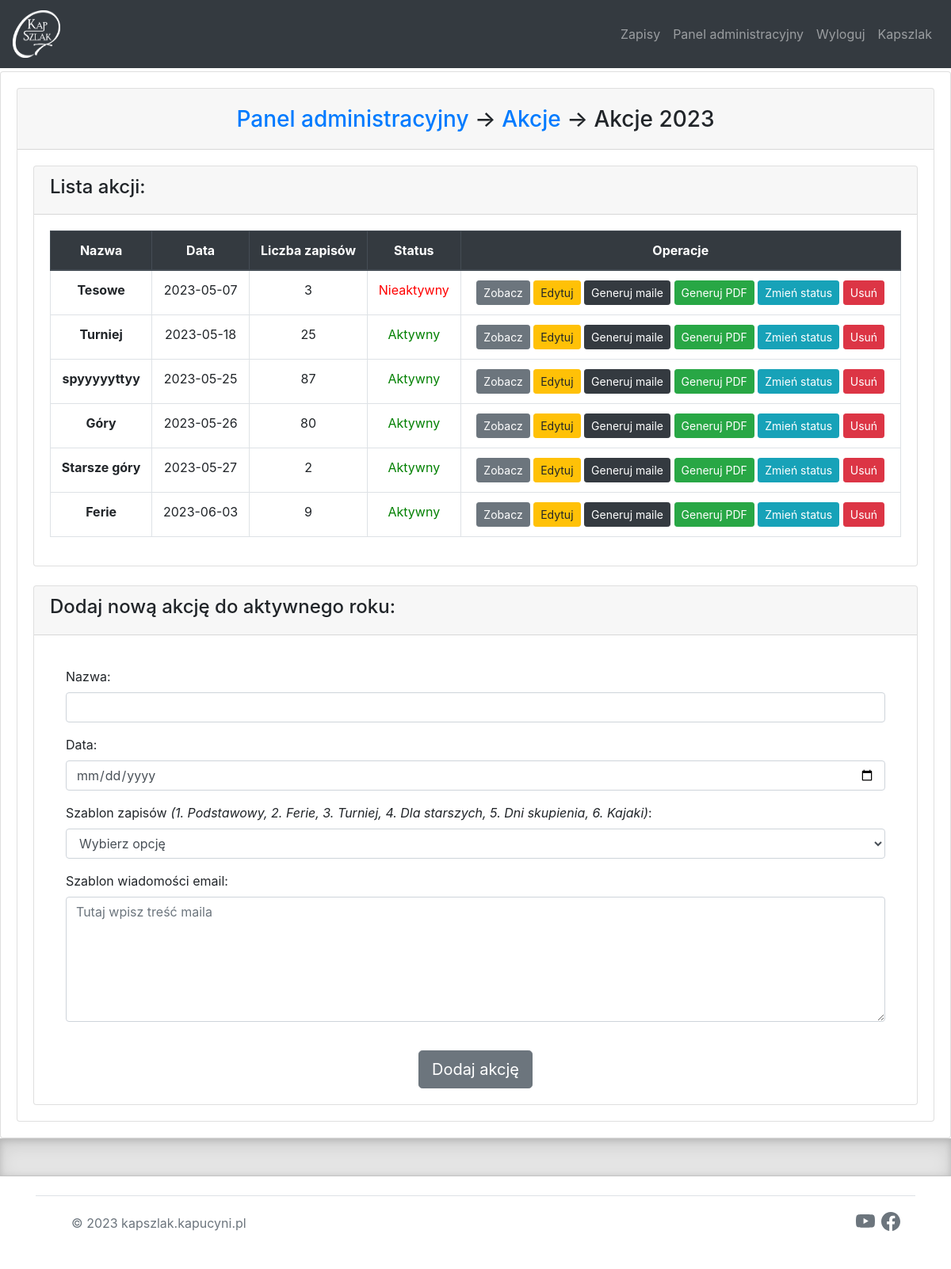
Page /dashboard/edityear (signed in) on the earlier database version.
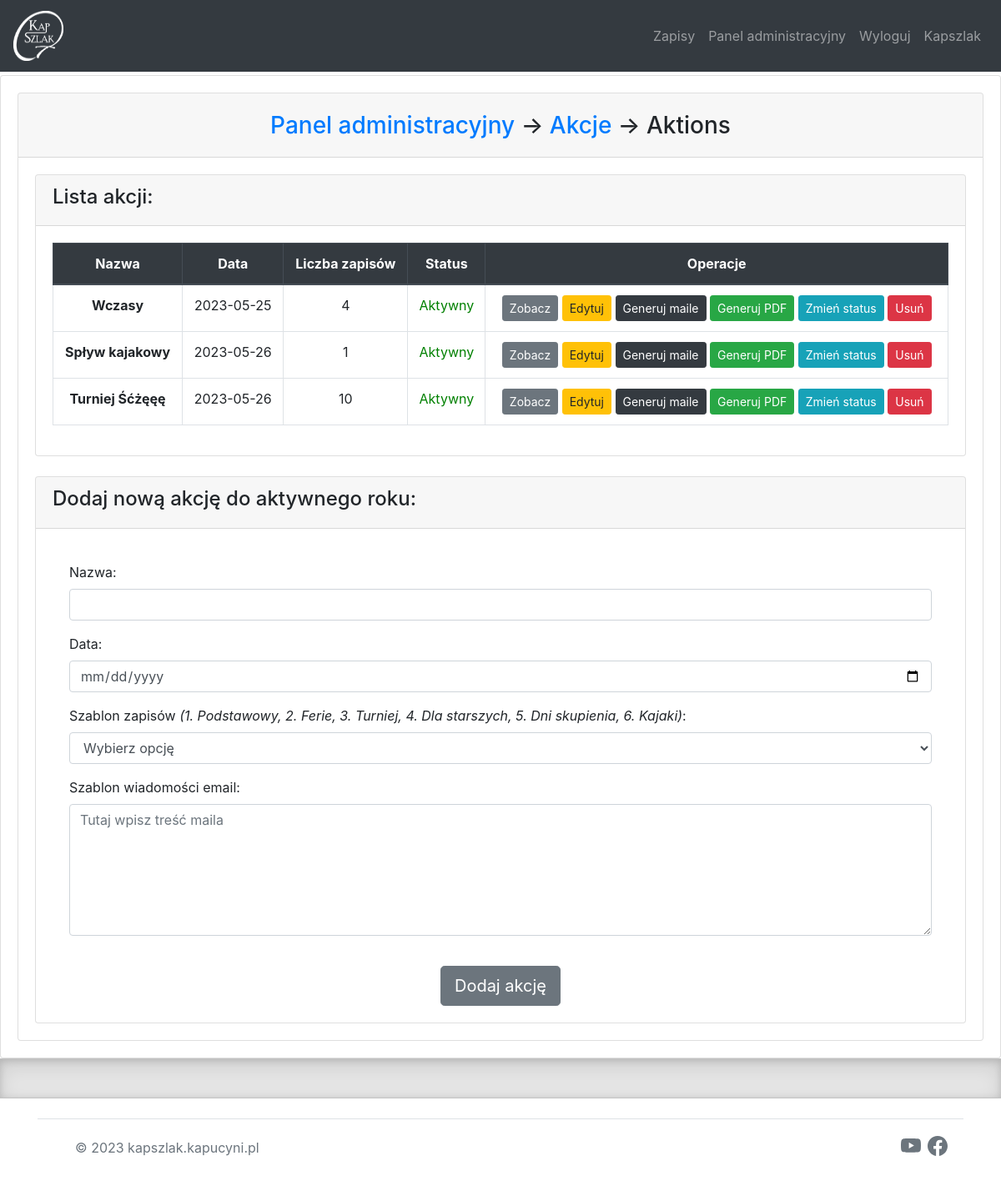
Same page on the later database version.
### website/models.py (models this page shows)
class Year(db.Model):
    id = db.Column(db.Integer, primary_key=True)
    name = db.Column(db.String(300))
    event_num = db.Column(db.Integer)
    is_active = db.Column(db.Boolean, default=True, nullable=False)
    first_add = db.Column(db.Boolean, default=False, nullable=False)
    events = db.relationship('Events', backref='year')

class Events(db.Model):
    id = db.Column(db.Integer, primary_key=True)
    year_id = db.Column(db.Integer, db.ForeignKey('year.id'))
    signup = db.relationship('Signup', backref='events')
    name = db.Column(db.String(300))
    date  = db.Column(db.Date)
    temp_id = db.Column(db.Integer)
    is_active = db.Column(db.Boolean, default=True, nullable=False)
    mail_temp = db.Column(db.String(1000))

### website/views.py (the view)
@views.route('/dashboard/edityear', methods=['GET', 'POST'])
@login_required
def edit_year():
    years = Year.query.all()
    if years:
        for item in years:
            if item.is_active:
                year = item
        if year.is_active:
            lst_events = year.events
            lst_events = sorted(lst_events, key=lambda event: event.date)
            if request.method == 'POST':
                tup = db_new_event(year)
                if tup[0]:
                    return redirect(url_for('views.edit_year'))
                else:
                    return render_template('edityear.html', years=Year.query.all(), year=year, user=current_user, lst_events=lst_events, backup=tup[1])
            return render_template('edityear.html', years=Year.query.all(), year=year, user=current_user, lst_events=lst_events)
        else:
            flash('Brak aktywnej listy akcji', category='error')
            return redirect(url_for('views.add_year'))
    else:
        flash('Najpierw dodaj rok', category='error')
        return redirect(url_for('views.add_year'))

### website/templates/edityear.html (shortened to what the changed rows need)
{% extends "base.html" %}
{% block content %}
	{% if year %}
<div class="card">
	<div class="card-body">
		<div class="card">
			<div class="card-header">
				<h3 align="center"><a href ='/dashboard'>Panel administracyjny</a> -> <a href='/dashboard/events'>Akcje</a> -> {{ year.name }}</h3>
			</div>
		  	<div class="card-body">
				  <div class="card">
				  	<div class="card-header">
				  		<h4>Lista akcji:</h4>
				  	</div>
				    <div class="card-body">
				      <table class="table table-bordered">
                          <thead class="thead-dark" align="center">
                            <tr>
                              <th scope="col">Nazwa</th>
                              <th scope="col">Data</th>
                              <th scope="col">Liczba zapisów</th>
                              <th scope="col">Status</th>
                              <th scope="col">Operacje</th>
                            </tr>
                          </thead>
                          <tbody align="center">
                          {% for event in lst_events%}
                            <tr>
                              <th scope="row">{{ event.name }}</th>
                              <td>{{ event.date }}</td>
                              <td>{{ event.signup|length }}</td>
                              <td>{% if event.is_active %}<font color="green">Aktywny</font>{% else %}<font color="red">Nieaktywny{% endif %}</font></td>
                              <td><a href="/dashboard/eventview?event_id={{ event.id }}"><button type="button" class="btn btn-secondary btn-sm">Zobacz</button></a>
							  <a href="/dashboard/editevent?event_id={{ event.id }}"><button type="button" class="btn btn-warning btn-sm">Edytuj</button></a>
							  <a href="/dashboard/mail?event_id={{ event.id }}"><button type="button" class="btn btn-dark btn-sm">Generuj maile</button></a>
							  <a href="/pdf?event_id={{ event.id }}"><button type="button" class="btn btn-success btn-sm">Generuj PDF</button></a>
							  <a href="/event-status/{{ event.id }}"><button type="button" class="btn btn-info btn-sm">Zmień status</button></a>
							  <a href="/delete?event_id={{ event.id }}"><button type="button" class="btn btn-danger btn-sm">Usuń</button></a>
							  </td>
                            </tr>
                            {% endfor %}
                          </tbody>
                        </table>
					</div>
				</div>
				<br>
				  <div class="card">
				  	<div class="card-header">
				  		<h4>Dodaj nową akcję do aktywnego roku:</h4>
				  	</div>
				    <div class="card-body">
				      <form method="POST">
		  		<div class="card-body">
				<div class="form-group">
					<label for="name">Nazwa:</label>
					 	<input
					      type="text"
					      class="form-control"
					      id="name"
					      name="name"
					      required="required"
					      value = "{% if backup %}{{ backup.name }}{% endif %}"
					    />
					</div>
				<div class="form-group">
					<label for="date">Data:</label>
					 	<input
					      type="date"
					      class="form-control"
					      id="date"
					      name="date"
					      required="required"
					      value = "{% if backup %}{{ backup.date }}{% endif %}"
					    />
					</div>
					<div class="form-group">
					<label for="template">Szablon zapisów <i>(1. Podstawowy, 2. Ferie, 3. Turniej, 4. Dla starszych, 5. Dni skupienia, 6. Kajaki)</i>: </label>
					 	<select
		    			class="form-control"
		    			id="template"
		    			name="template"
		    			>
		    					{% if backup %}
		    				{% if backup.temp_id == 1 %}
					 			<option>Szablon 1</option>
					 			<option>Szablon 2</option>
		    						<option>Szablon 3</option>
		    						<option>Szablon 4</option>
		    						<option>Szablon 5</option>
		    						<option>Szablon 6</option>
		    						{% elif backup.temp_id == 2 %}
		    						<option>Szablon 2</option>
		    						<option>Szablon 1</option>
		    						<option>Szablon 3</option>
		    						<option>Szablon 4</option>
		    						<option>Szablon 5</option>
		    						<option>Szablon 6</option>
		    						{% elif backup.temp_id == 3 %}
		    						<option>Szablon 3</option>
		    						<option>Szablon 1</option>
					 				<option>Szablon 2</option>
					 				<option>Szablon 4</option>
		    						<option>Szablon 5</option>
		    						<option>Szablon 6</option>
		    						{% elif backup.temp_id == 4 %}
		    						<option>Szablon 4</option>
		    						<option>Szablon 1</option>
					 				<option>Szablon 2</option>
		    						<option>Szablon 3</option>
		    						<option>Szablon 5</option>
		    						<option>Szablon 6</option>
		    						{% elif backup.temp_id == 5 %}
		    						<option>Szablon 5</option>
		    						<option>Szablon 1</option>
					 				<option>Szablon 2</option>
		    						<option>Szablon 3</option>
		    						<option>Szablon 4</option>
		    						<option>Szablon 6</option>
		    						{% elif backup.temp_id == 6 %}
		    						<option>Szablon 6</option>
		    						<option>Szablon 1</option>
					 				<option>Szablon 2</option>
		    						<option>Szablon 3</option>
		    						<option>Szablon 4</option>
		    						<option>Szablon 5</option>
									{% else %}
									<option>Wybierz opcję</option>
		    						<option>Szablon 1</option>
					 				<option>Szablon 2</option>
		    						<option>Szablon 3</option>
		    						<option>Szablon 4</option>
		    						<option>Szablon 5</option>
		    						<option>Szablon 6</option>
		    						{% endif %}
		    				{% else %}
		    				<option>Wybierz opcję</option>
					      {% endif %}
		    		</select>
					</div>
					<div class="form-group">
					<label for="mail_temp">Szablon wiadomości email:</label>
					 	<textarea
					      class="form-control"
					      id="mail_temp"
					      name="mail_temp"
					      rows="6"
					      cols="40"
					      placeholder="Tutaj wpisz treść maila"
					    >{% if backup %}{{ backup.mail_temp }}{% endif %}</textarea>
					</div>
				</div>
				<div class="col-md-12 text-center">
					 <a href="#"><button type="submit" class="btn btn-secondary btn-lg">Dodaj akcję</button></a>
				</div>
			</form>
					</div>
				</div>
			</div>
		</div>
	</div>
</div>
{% endif %}
{% endblock %}

Differences in the rows shown:
no longer on this page (row edited): Year: name "Akcje 2023"
no longer on this page (row unchanged): Events: name "Tesowe", date "2023-05-07", signup|length "3", is_active "Nieaktywny"
no longer on this page (row unchanged): Events: name "Turniej", date "2023-05-18", signup|length "25", is_active "Aktywny"
no longer on this page (row unchanged): Events: name "spyyyyyttyy", date "2023-05-25", signup|length "87", is_active "Aktywny"
no longer on this page (row unchanged): Events: name "Góry", date "2023-05-26", signup|length "80", is_active "Aktywny"
no longer on this page (row unchanged): Events: name "Starsze góry", date "2023-05-27", signup|length "2", is_active "Aktywny"
no longer on this page (row unchanged): Events: name "Ferie", date "2023-06-03", signup|length "9", is_active "Aktywny"
added Year: name "Aktions"
added Events: name "Wczasy", date "2023-05-25", signup|length "4", is_active "Aktywny"
added Events: name "Spływ kajakowy", date "2023-05-26", signup|length "1", is_active "Aktywny"
added Events: name "Turniej Śćżęęę", date "2023-05-26", signup|length "10", is_active "Aktywny"
